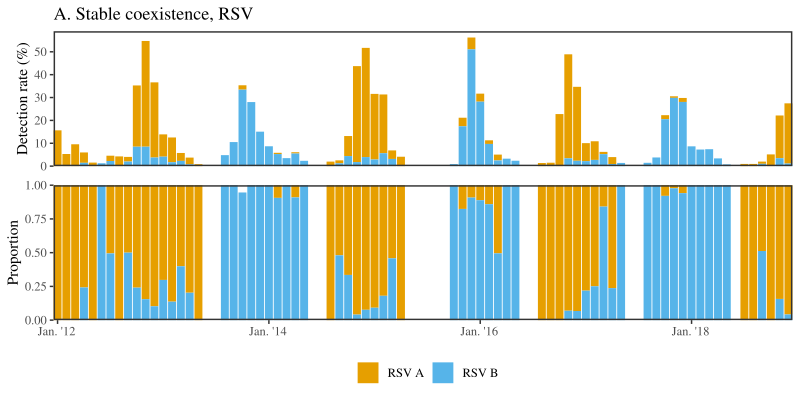

Recreate this plot in R.
library(deSolve)
library(tidyr)
library(dplyr)
library(ggplot2); theme_set(theme_bw(base_family="Times"))
library(egg)
library(vroom)

covid_color <- c("#E69F00", "#56B4E9", "#009E73", "#0072B2", "#D55E00", "#CC79A7")

data_rsv <- vroom("../data/RSV_Korea.csv") 

data_rsv_gather <- data_rsv %>%
	gather(key, value, -year, -month) %>%
	group_by(year, month) %>%
	mutate(
		key=paste0("RSV ", key)
	)

data_rsv_gather2 <- data_rsv_gather %>%
	mutate(value=value/sum(value))
	
g1 <- ggplot(data_rsv_gather) +
	geom_bar(aes(year+(month-1)/12, value, fill=key), lwd=0.8, stat="identity") +
	scale_x_continuous(expand=c(0, 0),
										 breaks=c(2012, 2014, 2016, 2018),
										 labels=c("Jan. '12", "Jan. '14", "Jan. '16", "Jan. '18")) +
	scale_y_continuous("Detection rate (%)", expand=c(0, 0), limits=c(0, 59)) +
	scale_fill_manual(values=covid_color[1:6]) +
	guides(fill=guide_legend(nrow=1)) +
	ggtitle("A. Stable coexistence, RSV") +
	theme(
		panel.grid = element_blank(),
		panel.border = element_rect(size=1),
		# axis.line = element_line(),
		axis.title.x = element_blank(),
		axis.ticks.x = element_blank(),
		axis.text.x = element_blank(),
		legend.position = "none",
		legend.title = element_blank()
	)

g2 <- ggplot(data_rsv_gather2) +
	geom_bar(aes(year+(month-1)/12, value, fill=key), lwd=0.8, stat="identity") +
	scale_x_continuous(expand=c(0, 0),
										 breaks=c(2012, 2014, 2016, 2018),
										 labels=c("Jan. '12", "Jan. '14", "Jan. '16", "Jan. '18")) +
	scale_y_continuous("Proportion", expand=c(0, 0), limits=c(0, 1)) +
	scale_fill_manual(values=covid_color[1:6]) +
	guides(fill=guide_legend(nrow=1)) +
	theme(
		panel.grid = element_blank(),
		panel.border = element_rect(size=1),
		# axis.line = element_line(),
		axis.title.x = element_blank(),
		legend.position = "bottom",
		legend.title = element_blank()
	)

g_rsv_korea <- ggarrange(g1, g2, nrow=2, heights=c(1, 1), draw=FALSE)

ggsave("figure1_rsv_korea.pdf", g_rsv_korea, width=8, height=4)
save("g_rsv_korea", file="figure1_rsv_korea.rda")
